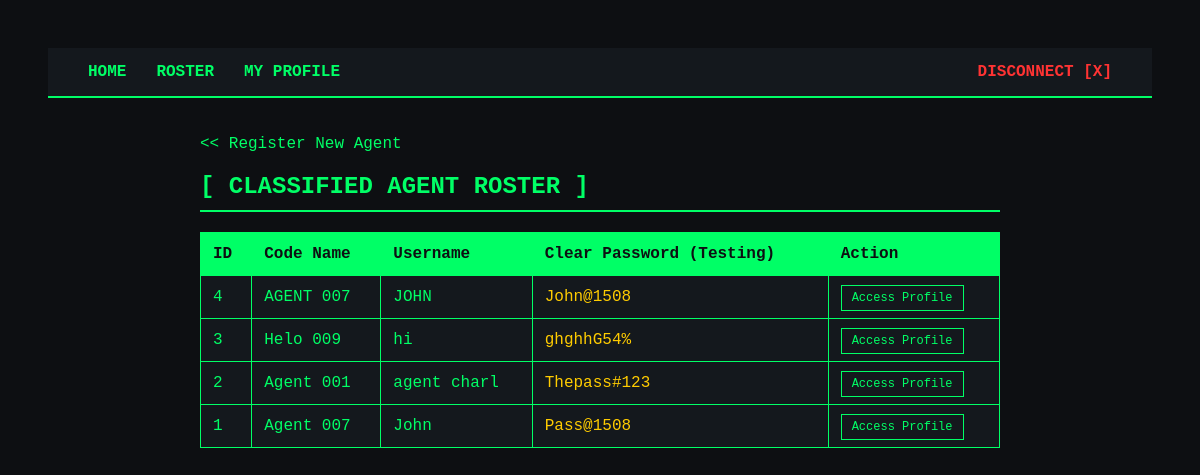
The page /users (signed in) on the database its author committed.
### tables this page shows
CREATE TABLE agents (
            id INTEGER PRIMARY KEY AUTOINCREMENT,
            codename TEXT NOT NULL,
            username TEXT NOT NULL UNIQUE,
            pass_key TEXT NOT NULL,
            password TEXT NOT NULL,
            avatar TEXT DEFAULT 'agent_default.png'
        );

### Spy_agency_App.py (the view)
@app.route('/users')
def users():
    if 'agent_id' not in session:
        flash("🚫 Unauthorized Access: Log in required.", 'error')
        return redirect(url_for('login'))
    connection = get_db_connection()
    agents_list = connection.execute('SELECT * FROM agents ORDER BY id DESC').fetchall()
    connection.close()
    return render_template('users.html', agents=agents_list)

### database.py (called while the page is built)
def get_db_connection():
    conn = sqlite3.connect('spy_Vault.db')
    conn.row_factory = sqlite3.Row
    return conn

### Templates/Users.html (shortened to what this page needs)
<!DOCTYPE html>
<html lang="en">
<head>
</head>
<body>
<nav class="navbar" style="background-color: #14181d; padding: 15px 40px; border-bottom: 2px solid #00ff66; display: flex; gap: 30px; margin-bottom: 30px;">
    <a href="/dashboard" style="color: #00ff66; text-decoration: none; font-weight: bold; text-transform: uppercase;">Home</a>
    <a href="/users" style="color: #00ff66; text-decoration: none; font-weight: bold; text-transform: uppercase;">Roster</a>
    <a href="/my_profile" style="color: #00ff66; text-decoration: none; font-weight: bold; text-transform: uppercase;">My Profile</a>
    <a href="/logout" style="margin-left: auto; color: #ff3333; text-decoration: none; font-weight: bold; text-transform: uppercase;">Disconnect [X]</a>
</nav>
    <div class="container">
        <a class="nav-link" href="/register"></a><< Register New Agent</a>
        <h2>[ Classified Agent Roster ]</h2>
        <table>
            <thead>
                <tr>
                    <th>ID</th>
                    <th>Code Name</th>
                    <th>Username</th>
                    <th>Clear Password (Testing)</th>
                    <th>Action</th>
                </tr>
            </thead>
            <tbody>
                {% for agent in agents %}
                <tr>
                    <td>{{ agent.id }}</td>
                    <td>{{ agent.codename }}</td>
                    <td>{{ agent.username }}</td>
                    <td style="color: #ffcc00;">{{ agent.password }}</td>
                    <td>
                        <a class="view-btn" href="{{ url_for('profile', agent_id=agent.id) }}">Access Profile</a>
                    </td>
                </tr>
                {% endfor %}
            </tbody>
        </table>
    </div>
</body>
</html>

### Templates/Users.html (style rules this page uses)
body { background-color: #0d0f12; color: #00ff66; font-family: 'Courier New', Courier, monospace; padding: 40px; }
.container { max-width: 800px; margin: 0 auto; }
h2 { text-transform: uppercase; border-bottom: 2px solid #00ff66; padding-bottom: 10px; }
table { width: 100%; border-collapse: collapse; margin-top: 20px; background-color: #14181d; }
th, td { border: 1px solid #00ff66; padding: 12px; text-align: left; }
th { background-color: #00ff66; color: #0d0f12; }
.view-btn { color: #00ff66; text-decoration: none; border: 1px solid #00ff66; padding: 5px 10px; font-size: 12px; }

### rows shown on the page
agents: id "4", codename "AGENT 007", username "JOHN", password "John@1508"
agents: id "3", codename "Helo 009", username "hi", password "ghghhG54%"
agents: id "2", codename "Agent 001", username "agent charl", password "Thepass#123"
agents: id "1", codename "Agent 007", username "John", password "Pass@1508"
